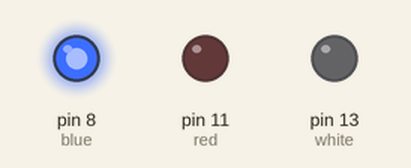
Bench run of a sketch on a simulated Arduino Uno, built with avr-gcc and run on an emulated ATmega328P. On the bench: output pins drawn as LEDs (lit = HIGH). At 12.0 s the program stops and its outputs stay as they are.

Above: at 0.1 s.
At 2.1 s:
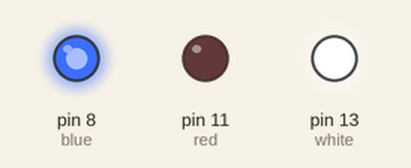
At 4.1 s:
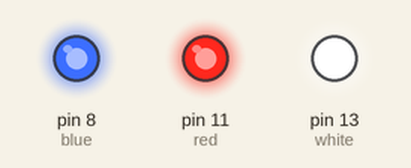
At 10.1 s:
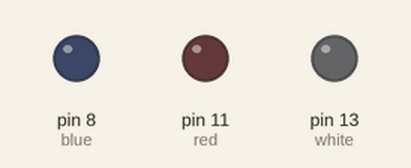
Timing chart, 0 to 11.6 s (numbered marks = the images above):
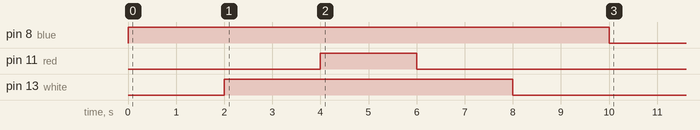

Measured:
- by itself, pin 8 (blue): LOW → HIGH at 0.00 s, → LOW 10.0 s later
- by itself, pin 11 (red): LOW → HIGH at 4.0 s, → LOW 2.0 s later
- by itself, pin 13 (white): LOW → HIGH at 2.0 s, → LOW 6.0 s later

The sketch:

Blinking_LED_Code.ino
```cpp
 //Connrct two LED With Arduino to blink one LED_1 Before LED_2

 int blue=8;
 int white=13;
 int red=11;
void setup()
{


 pinMode(blue,OUTPUT);
 pinMode(white,OUTPUT);
 pinMode(red,OUTPUT);
}


void loop()
{


 digitalWrite(blue,HIGH);
 delay(2000);
 digitalWrite(white,HIGH);
 delay(2000);
digitalWrite(red,HIGH);
 delay(2000);

digitalWrite(red,LOW);
delay(2000);
digitalWrite(white,LOW);
delay(2000);
digitalWrite(blue,LOW);
delay(2000);

exit(0);


  }
```
